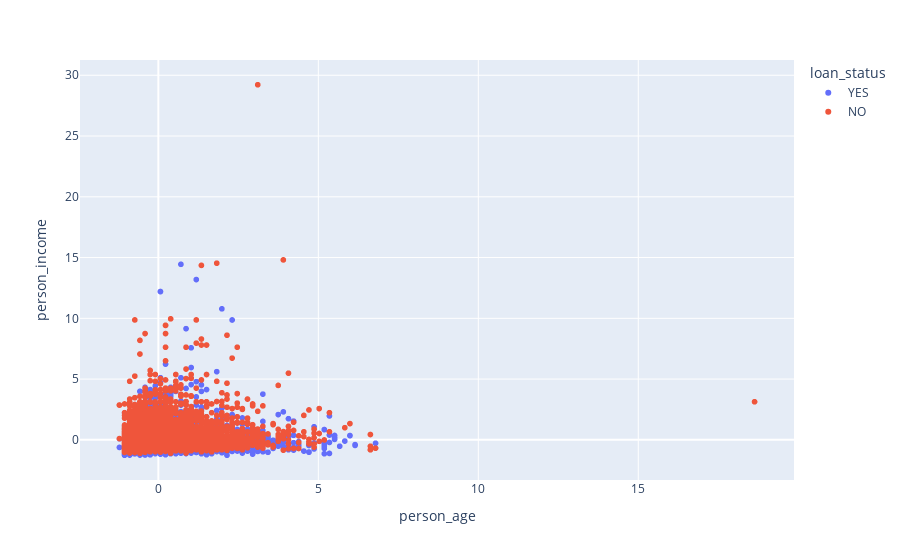

The cell this chart's notebook holds for it:
### Code cell
pe.scatter(      x="person_age", y="person_income",    data_frame=df, color="loan_status")

### Figure 1 — Plotly figure (JSON) as saved in the notebook; plotly's stock layout.template omitted (floating-point values rounded to 4 significant figures; data arrays with more than 128 entries replaced by an {"elided": "..."} marker saying what was removed)
{"data": [{"hovertemplate": "loan_status=YES<br>person_age=%{x}<br>person_income=%{y}<extra></extra>", "legendgroup": "YES", "marker": {"color": "#636efa", "symbol": "circle"}, "mode": "markers", "name": "YES", "showlegend": true, "type": "scattergl", "x": {"elided": "6203 float values"}, "xaxis": "x", "y": {"elided": "6203 float values"}, "yaxis": "y"}, {"hovertemplate": "loan_status=NO<br>person_age=%{x}<br>person_income=%{y}<extra></extra>", "legendgroup": "NO", "marker": {"color": "#EF553B", "symbol": "circle"}, "mode": "markers", "name": "NO", "showlegend": true, "type": "scattergl", "x": {"elided": "6203 float values"}, "xaxis": "x", "y": {"elided": "6203 float values"}, "yaxis": "y"}], "layout": {"legend": {"title": {"text": "loan_status"}, "tracegroupgap": 0}, "margin": {"t": 60}, "xaxis": {"anchor": "y", "domain": [0, 1], "title": {"text": "person_age"}}, "yaxis": {"anchor": "x", "domain": [0, 1], "title": {"text": "person_income"}}}}
